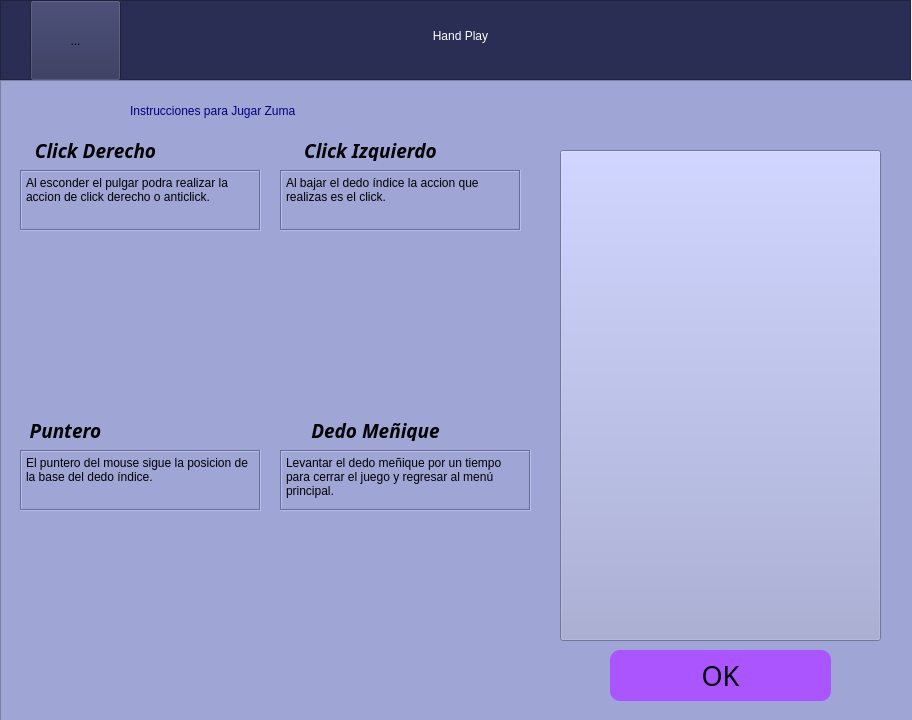
<?xml version="1.0" encoding="UTF-8"?>
<ui version="4.0">
 <class>MainWindow</class>
 <widget class="QMainWindow" name="MainWindow">
  <property name="geometry">
   <rect>
    <x>0</x>
    <y>0</y>
    <width>912</width>
    <height>720</height>
   </rect>
  </property>
  <property name="windowTitle">
   <string>Hand Play - Pacman Instructions</string>
  </property>
  <widget class="QWidget" name="centralwidget">
   <widget class="QFrame" name="Titulo">
    <property name="geometry">
     <rect>
      <x>0</x>
      <y>0</y>
      <width>911</width>
      <height>80</height>
     </rect>
    </property>
    <property name="styleSheet">
     <string notr="true">background: rgb(43, 46, 84)
</string>
    </property>
    <property name="frameShape">
     <enum>QFrame::StyledPanel</enum>
    </property>
    <property name="frameShadow">
     <enum>QFrame::Raised</enum>
    </property>
    <widget class="QLabel" name="titulo">
     <property name="geometry">
      <rect>
       <x>300</x>
       <y>10</y>
       <width>321</width>
       <height>51</height>
      </rect>
     </property>
     <property name="styleSheet">
      <string notr="true">color: rgb(255, 255, 255);
font: 75 26pt &quot;Magneto&quot;;</string>
     </property>
     <property name="text">
      <string>Hand Play</string>
     </property>
     <property name="alignment">
      <set>Qt::AlignCenter</set>
     </property>
    </widget>
    <widget class="QToolButton" name="toolButton">
     <property name="enabled">
      <bool>true</bool>
     </property>
     <property name="geometry">
      <rect>
       <x>30</x>
       <y>0</y>
       <width>91</width>
       <height>81</height>
      </rect>
     </property>
     <property name="font">
      <font>
       <stylestrategy>PreferDefault</stylestrategy>
       <kerning>true</kerning>
      </font>
     </property>
     <property name="layoutDirection">
      <enum>Qt::LeftToRight</enum>
     </property>
     <property name="text">
      <string>...</string>
     </property>
     <property name="icon">
      <iconset>
       <normaloff>../img/logo.png</normaloff>../img/logo.png</iconset>
     </property>
     <property name="iconSize">
      <size>
       <width>160</width>
       <height>160</height>
      </size>
     </property>
    </widget>
   </widget>
   <widget class="QFrame" name="Videojuegos">
    <property name="geometry">
     <rect>
      <x>0</x>
      <y>80</y>
      <width>921</width>
      <height>721</height>
     </rect>
    </property>
    <property name="cursor">
     <cursorShape>ArrowCursor</cursorShape>
    </property>
    <property name="layoutDirection">
     <enum>Qt::LeftToRight</enum>
    </property>
    <property name="styleSheet">
     <string notr="true">background: rgb(159, 165, 213)</string>
    </property>
    <property name="frameShape">
     <enum>QFrame::StyledPanel</enum>
    </property>
    <property name="frameShadow">
     <enum>QFrame::Raised</enum>
    </property>
    <widget class="QLabel" name="subtitulo">
     <property name="geometry">
      <rect>
       <x>130</x>
       <y>10</y>
       <width>661</width>
       <height>41</height>
      </rect>
     </property>
     <property name="styleSheet">
      <string notr="true">font: 75 22pt &quot;Magneto&quot;;
color: rgb(0, 0, 127)
</string>
     </property>
     <property name="text">
      <string>Instrucciones para Jugar Zuma</string>
     </property>
    </widget>
    <widget class="QPushButton" name="arriba">
     <property name="geometry">
      <rect>
       <x>20</x>
       <y>160</y>
       <width>241</width>
       <height>161</height>
      </rect>
     </property>
     <property name="text">
      <string/>
     </property>
     <property name="icon">
      <iconset>
       <normaloff>../img/mouse1.jpg</normaloff>../img/mouse1.jpg</iconset>
     </property>
     <property name="iconSize">
      <size>
       <width>410</width>
       <height>180</height>
      </size>
     </property>
     <property name="flat">
      <bool>true</bool>
     </property>
    </widget>
    <widget class="QPushButton" name="abajo">
     <property name="geometry">
      <rect>
       <x>280</x>
       <y>160</y>
       <width>241</width>
       <height>161</height>
      </rect>
     </property>
     <property name="sizePolicy">
      <sizepolicy hsizetype="Minimum" vsizetype="Fixed">
       <horstretch>0</horstretch>
       <verstretch>0</verstretch>
      </sizepolicy>
     </property>
     <property name="mouseTracking">
      <bool>false</bool>
     </property>
     <property name="styleSheet">
      <string notr="true"> transform: scaleX(-1);</string>
     </property>
     <property name="text">
      <string/>
     </property>
     <property name="icon">
      <iconset>
       <normaloff>../img/mouse3.jpg</normaloff>../img/mouse3.jpg</iconset>
     </property>
     <property name="iconSize">
      <size>
       <width>410</width>
       <height>180</height>
      </size>
     </property>
     <property name="flat">
      <bool>true</bool>
     </property>
    </widget>
    <widget class="QLabel" name="label">
     <property name="geometry">
      <rect>
       <x>10</x>
       <y>60</y>
       <width>171</width>
       <height>21</height>
      </rect>
     </property>
     <property name="font">
      <font>
       <family>Rockwell</family>
       <pointsize>14</pointsize>
       <weight>75</weight>
       <italic>true</italic>
       <bold>true</bold>
      </font>
     </property>
     <property name="text">
      <string>Click Derecho</string>
     </property>
     <property name="alignment">
      <set>Qt::AlignCenter</set>
     </property>
    </widget>
    <widget class="QLabel" name="label_2">
     <property name="geometry">
      <rect>
       <x>280</x>
       <y>60</y>
       <width>181</width>
       <height>21</height>
      </rect>
     </property>
     <property name="font">
      <font>
       <family>Rockwell</family>
       <pointsize>14</pointsize>
       <weight>75</weight>
       <italic>true</italic>
       <bold>true</bold>
      </font>
     </property>
     <property name="text">
      <string>Click Izquierdo</string>
     </property>
     <property name="alignment">
      <set>Qt::AlignCenter</set>
     </property>
    </widget>
    <widget class="QLabel" name="label_3">
     <property name="geometry">
      <rect>
       <x>20</x>
       <y>340</y>
       <width>91</width>
       <height>21</height>
      </rect>
     </property>
     <property name="font">
      <font>
       <family>Rockwell</family>
       <pointsize>14</pointsize>
       <weight>75</weight>
       <italic>true</italic>
       <bold>true</bold>
      </font>
     </property>
     <property name="text">
      <string>Puntero</string>
     </property>
     <property name="alignment">
      <set>Qt::AlignCenter</set>
     </property>
    </widget>
    <widget class="QPlainTextEdit" name="plainTextEdit">
     <property name="geometry">
      <rect>
       <x>20</x>
       <y>90</y>
       <width>241</width>
       <height>61</height>
      </rect>
     </property>
     <property name="styleSheet">
      <string notr="true">border-color: rgb(85, 170, 255)</string>
     </property>
     <property name="frameShape">
      <enum>QFrame::Box</enum>
     </property>
     <property name="sizeAdjustPolicy">
      <enum>QAbstractScrollArea::AdjustToContentsOnFirstShow</enum>
     </property>
     <property name="tabChangesFocus">
      <bool>true</bool>
     </property>
     <property name="undoRedoEnabled">
      <bool>true</bool>
     </property>
     <property name="plainText">
      <string>Al esconder el pulgar podra realizar la accion de click derecho o anticlick.</string>
     </property>
     <property name="textInteractionFlags">
      <set>Qt::NoTextInteraction</set>
     </property>
    </widget>
    <widget class="QPlainTextEdit" name="plainTextEdit_2">
     <property name="geometry">
      <rect>
       <x>280</x>
       <y>90</y>
       <width>241</width>
       <height>61</height>
      </rect>
     </property>
     <property name="frameShape">
      <enum>QFrame::Box</enum>
     </property>
     <property name="sizeAdjustPolicy">
      <enum>QAbstractScrollArea::AdjustToContentsOnFirstShow</enum>
     </property>
     <property name="plainText">
      <string>Al bajar el dedo índice la accion que realizas es el click.</string>
     </property>
     <property name="textInteractionFlags">
      <set>Qt::NoTextInteraction</set>
     </property>
    </widget>
    <widget class="QPlainTextEdit" name="plainTextEdit_3">
     <property name="geometry">
      <rect>
       <x>20</x>
       <y>370</y>
       <width>241</width>
       <height>61</height>
      </rect>
     </property>
     <property name="frameShape">
      <enum>QFrame::Box</enum>
     </property>
     <property name="sizeAdjustPolicy">
      <enum>QAbstractScrollArea::AdjustToContentsOnFirstShow</enum>
     </property>
     <property name="plainText">
      <string>El puntero del mouse sigue la posicion de la base del dedo índice.</string>
     </property>
     <property name="textInteractionFlags">
      <set>Qt::NoTextInteraction</set>
     </property>
    </widget>
    <widget class="QPushButton" name="pacman">
     <property name="geometry">
      <rect>
       <x>560</x>
       <y>70</y>
       <width>321</width>
       <height>491</height>
      </rect>
     </property>
     <property name="text">
      <string/>
     </property>
     <property name="icon">
      <iconset>
       <normaloff>../img/zuma.jpg</normaloff>../img/zuma.jpg</iconset>
     </property>
     <property name="iconSize">
      <size>
       <width>700</width>
       <height>550</height>
      </size>
     </property>
    </widget>
    <widget class="QPushButton" name="okey">
     <property name="geometry">
      <rect>
       <x>610</x>
       <y>570</y>
       <width>221</width>
       <height>51</height>
      </rect>
     </property>
     <property name="font">
      <font>
       <family>Playbill</family>
       <pointsize>20</pointsize>
      </font>
     </property>
     <property name="styleSheet">
      <string notr="true">background: rgb(170, 85, 255);
border-radius: 10px</string>
     </property>
     <property name="text">
      <string>OK</string>
     </property>
    </widget>
    <widget class="QPushButton" name="punio_5">
     <property name="geometry">
      <rect>
       <x>40</x>
       <y>590</y>
       <width>111</width>
       <height>101</height>
      </rect>
     </property>
     <property name="text">
      <string/>
     </property>
     <property name="icon">
      <iconset>
       <normaloff>../img/miñique.png</normaloff>../img/miñique.png</iconset>
     </property>
     <property name="iconSize">
      <size>
       <width>600</width>
       <height>120</height>
      </size>
     </property>
     <property name="flat">
      <bool>true</bool>
     </property>
    </widget>
    <widget class="QLabel" name="label_15">
     <property name="geometry">
      <rect>
       <x>290</x>
       <y>340</y>
       <width>171</width>
       <height>21</height>
      </rect>
     </property>
     <property name="font">
      <font>
       <family>Rockwell</family>
       <pointsize>14</pointsize>
       <weight>75</weight>
       <italic>true</italic>
       <bold>true</bold>
      </font>
     </property>
     <property name="text">
      <string>Dedo Meñique</string>
     </property>
     <property name="alignment">
      <set>Qt::AlignCenter</set>
     </property>
    </widget>
    <widget class="QPlainTextEdit" name="plainTextEdit_15">
     <property name="geometry">
      <rect>
       <x>280</x>
       <y>370</y>
       <width>251</width>
       <height>61</height>
      </rect>
     </property>
     <property name="frameShape">
      <enum>QFrame::Box</enum>
     </property>
     <property name="sizeAdjustPolicy">
      <enum>QAbstractScrollArea::AdjustToContentsOnFirstShow</enum>
     </property>
     <property name="plainText">
      <string>Levantar el dedo meñique por un tiempo para cerrar el juego y regresar al menú principal.</string>
     </property>
     <property name="textInteractionFlags">
      <set>Qt::NoTextInteraction</set>
     </property>
    </widget>
    <widget class="QPushButton" name="abajo_2">
     <property name="geometry">
      <rect>
       <x>20</x>
       <y>440</y>
       <width>241</width>
       <height>161</height>
      </rect>
     </property>
     <property name="sizePolicy">
      <sizepolicy hsizetype="Minimum" vsizetype="Fixed">
       <horstretch>0</horstretch>
       <verstretch>0</verstretch>
      </sizepolicy>
     </property>
     <property name="mouseTracking">
      <bool>false</bool>
     </property>
     <property name="styleSheet">
      <string notr="true"> transform: scaleX(-1);</string>
     </property>
     <property name="text">
      <string/>
     </property>
     <property name="icon">
      <iconset>
       <normaloff>../img/mouse4.jpg</normaloff>../img/mouse4.jpg</iconset>
     </property>
     <property name="iconSize">
      <size>
       <width>410</width>
       <height>180</height>
      </size>
     </property>
     <property name="flat">
      <bool>true</bool>
     </property>
    </widget>
    <widget class="QPushButton" name="abajo_3">
     <property name="geometry">
      <rect>
       <x>280</x>
       <y>440</y>
       <width>241</width>
       <height>161</height>
      </rect>
     </property>
     <property name="sizePolicy">
      <sizepolicy hsizetype="Minimum" vsizetype="Fixed">
       <horstretch>0</horstretch>
       <verstretch>0</verstretch>
      </sizepolicy>
     </property>
     <property name="mouseTracking">
      <bool>false</bool>
     </property>
     <property name="styleSheet">
      <string notr="true"> transform: scaleX(-1);</string>
     </property>
     <property name="text">
      <string/>
     </property>
     <property name="icon">
      <iconset>
       <normaloff>../img/mouse2.jpg</normaloff>../img/mouse2.jpg</iconset>
     </property>
     <property name="iconSize">
      <size>
       <width>410</width>
       <height>180</height>
      </size>
     </property>
     <property name="flat">
      <bool>true</bool>
     </property>
    </widget>
    <zorder>subtitulo</zorder>
    <zorder>arriba</zorder>
    <zorder>abajo</zorder>
    <zorder>label</zorder>
    <zorder>label_2</zorder>
    <zorder>label_3</zorder>
    <zorder>plainTextEdit_2</zorder>
    <zorder>plainTextEdit_3</zorder>
    <zorder>pacman</zorder>
    <zorder>okey</zorder>
    <zorder>plainTextEdit</zorder>
    <zorder>punio_5</zorder>
    <zorder>label_15</zorder>
    <zorder>plainTextEdit_15</zorder>
    <zorder>abajo_2</zorder>
    <zorder>abajo_3</zorder>
   </widget>
  </widget>
 </widget>
 <resources/>
 <connections/>
</ui>
